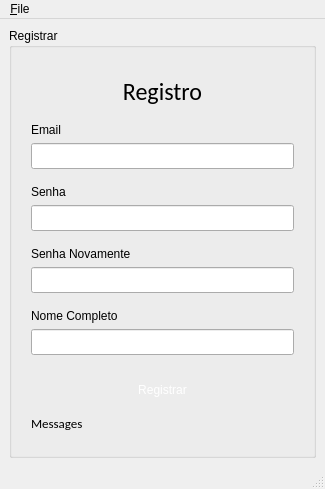
<?xml version="1.0" encoding="UTF-8"?>
<ui version="4.0">
 <class>MainWindow</class>
 <widget class="QMainWindow" name="MainWindow">
  <property name="geometry">
   <rect>
    <x>0</x>
    <y>0</y>
    <width>325</width>
    <height>489</height>
   </rect>
  </property>
  <property name="windowTitle">
   <string>MainWindow</string>
  </property>
  <widget class="QWidget" name="centralwidget">
   <layout class="QVBoxLayout" name="verticalLayout">
    <item>
     <widget class="QGroupBox" name="groupBox">
      <property name="autoFillBackground">
       <bool>false</bool>
      </property>
      <property name="styleSheet">
       <string notr="true">color: '#333A44';</string>
      </property>
      <property name="title">
       <string>Registrar</string>
      </property>
      <layout class="QVBoxLayout" name="verticalLayout_2">
       <item>
        <layout class="QGridLayout" name="gridLayout">
         <property name="leftMargin">
          <number>10</number>
         </property>
         <property name="topMargin">
          <number>10</number>
         </property>
         <property name="rightMargin">
          <number>10</number>
         </property>
         <property name="bottomMargin">
          <number>10</number>
         </property>
         <item row="2" column="0">
          <widget class="QLineEdit" name="inp_email">
           <property name="styleSheet">
            <string notr="true">font: 10pt &quot;Calibri&quot;;
padding: 4px;
margin-bottom: 10px;</string>
           </property>
          </widget>
         </item>
         <item row="4" column="0">
          <widget class="QLineEdit" name="inp_senha">
           <property name="styleSheet">
            <string notr="true">font: 10pt &quot;Calibri&quot;;
padding: 4px;
margin-bottom: 10px;</string>
           </property>
           <property name="echoMode">
            <enum>QLineEdit::Password</enum>
           </property>
          </widget>
         </item>
         <item row="3" column="0">
          <widget class="QLabel" name="label_2">
           <property name="styleSheet">
            <string notr="true">font: 10pt &quot;Calibri&quot;;</string>
           </property>
           <property name="text">
            <string>Senha</string>
           </property>
          </widget>
         </item>
         <item row="1" column="0">
          <widget class="QLabel" name="label">
           <property name="styleSheet">
            <string notr="true">font: 10pt &quot;Calibri&quot;;</string>
           </property>
           <property name="text">
            <string>Email</string>
           </property>
          </widget>
         </item>
         <item row="5" column="0">
          <widget class="QLabel" name="label_3">
           <property name="styleSheet">
            <string notr="true">font: 10pt &quot;Calibri&quot;;</string>
           </property>
           <property name="text">
            <string>Senha Novamente</string>
           </property>
          </widget>
         </item>
         <item row="9" column="0">
          <widget class="QPushButton" name="btn_registrar">
           <property name="styleSheet">
            <string notr="true">font: 10pt &quot;Calibri&quot;;
padding: 8px;
background-color: '#00C569'; 
color: white;
border: none;
margin: 4px 0;</string>
           </property>
           <property name="text">
            <string>Registrar</string>
           </property>
          </widget>
         </item>
         <item row="6" column="0">
          <widget class="QLineEdit" name="inp_senha_novamente">
           <property name="styleSheet">
            <string notr="true">font: 10pt &quot;Calibri&quot;;
padding: 4px;
margin-bottom: 10px;</string>
           </property>
          </widget>
         </item>
         <item row="7" column="0">
          <widget class="QLabel" name="label_4">
           <property name="styleSheet">
            <string notr="true">font: 10pt &quot;Calibri&quot;;</string>
           </property>
           <property name="text">
            <string>Nome Completo</string>
           </property>
          </widget>
         </item>
         <item row="8" column="0">
          <widget class="QLineEdit" name="inp_nome_completo">
           <property name="styleSheet">
            <string notr="true">font: 10pt &quot;Calibri&quot;;
padding: 4px;
margin-bottom: 10px;</string>
           </property>
          </widget>
         </item>
         <item row="11" column="0">
          <spacer name="verticalSpacer">
           <property name="orientation">
            <enum>Qt::Vertical</enum>
           </property>
           <property name="sizeHint" stdset="0">
            <size>
             <width>20</width>
             <height>40</height>
            </size>
           </property>
          </spacer>
         </item>
         <item row="0" column="0">
          <widget class="QLabel" name="label_5">
           <property name="font">
            <font>
             <family>Calibri</family>
             <pointsize>18</pointsize>
             <weight>50</weight>
             <italic>false</italic>
             <bold>false</bold>
            </font>
           </property>
           <property name="styleSheet">
            <string notr="true">padding: 10px;
color: '#00C569';
</string>
           </property>
           <property name="text">
            <string>Registro</string>
           </property>
           <property name="alignment">
            <set>Qt::AlignCenter</set>
           </property>
          </widget>
         </item>
         <item row="10" column="0">
          <widget class="QLabel" name="lbl_messages">
           <property name="font">
            <font>
             <family>Calibri</family>
             <pointsize>10</pointsize>
            </font>
           </property>
           <property name="text">
            <string>Messages</string>
           </property>
          </widget>
         </item>
        </layout>
       </item>
      </layout>
     </widget>
    </item>
   </layout>
  </widget>
  <widget class="QMenuBar" name="menubar">
   <property name="geometry">
    <rect>
     <x>0</x>
     <y>0</y>
     <width>325</width>
     <height>21</height>
    </rect>
   </property>
   <widget class="QMenu" name="menuFile">
    <property name="title">
     <string>&amp;File</string>
    </property>
    <addaction name="action_Login"/>
    <addaction name="action_Exit"/>
   </widget>
   <addaction name="menuFile"/>
  </widget>
  <widget class="QStatusBar" name="statusbar"/>
  <action name="action_Login">
   <property name="icon">
    <iconset>
     <normaloff>assets/1388560951582004484-128.png</normaloff>assets/1388560951582004484-128.png</iconset>
   </property>
   <property name="text">
    <string>&amp;Login</string>
   </property>
   <property name="shortcut">
    <string>Ctrl+N</string>
   </property>
  </action>
  <action name="action_Exit">
   <property name="icon">
    <iconset>
     <normaloff>assets/12355707351582004488-128.png</normaloff>assets/12355707351582004488-128.png</iconset>
   </property>
   <property name="text">
    <string>&amp;Exit</string>
   </property>
   <property name="statusTip">
    <string>Sair do programa</string>
   </property>
   <property name="whatsThis">
    <string/>
   </property>
   <property name="shortcut">
    <string>Ctrl+W</string>
   </property>
  </action>
 </widget>
 <tabstops>
  <tabstop>inp_email</tabstop>
  <tabstop>inp_senha</tabstop>
  <tabstop>inp_senha_novamente</tabstop>
  <tabstop>inp_nome_completo</tabstop>
  <tabstop>btn_registrar</tabstop>
 </tabstops>
 <resources/>
 <connections/>
</ui>
